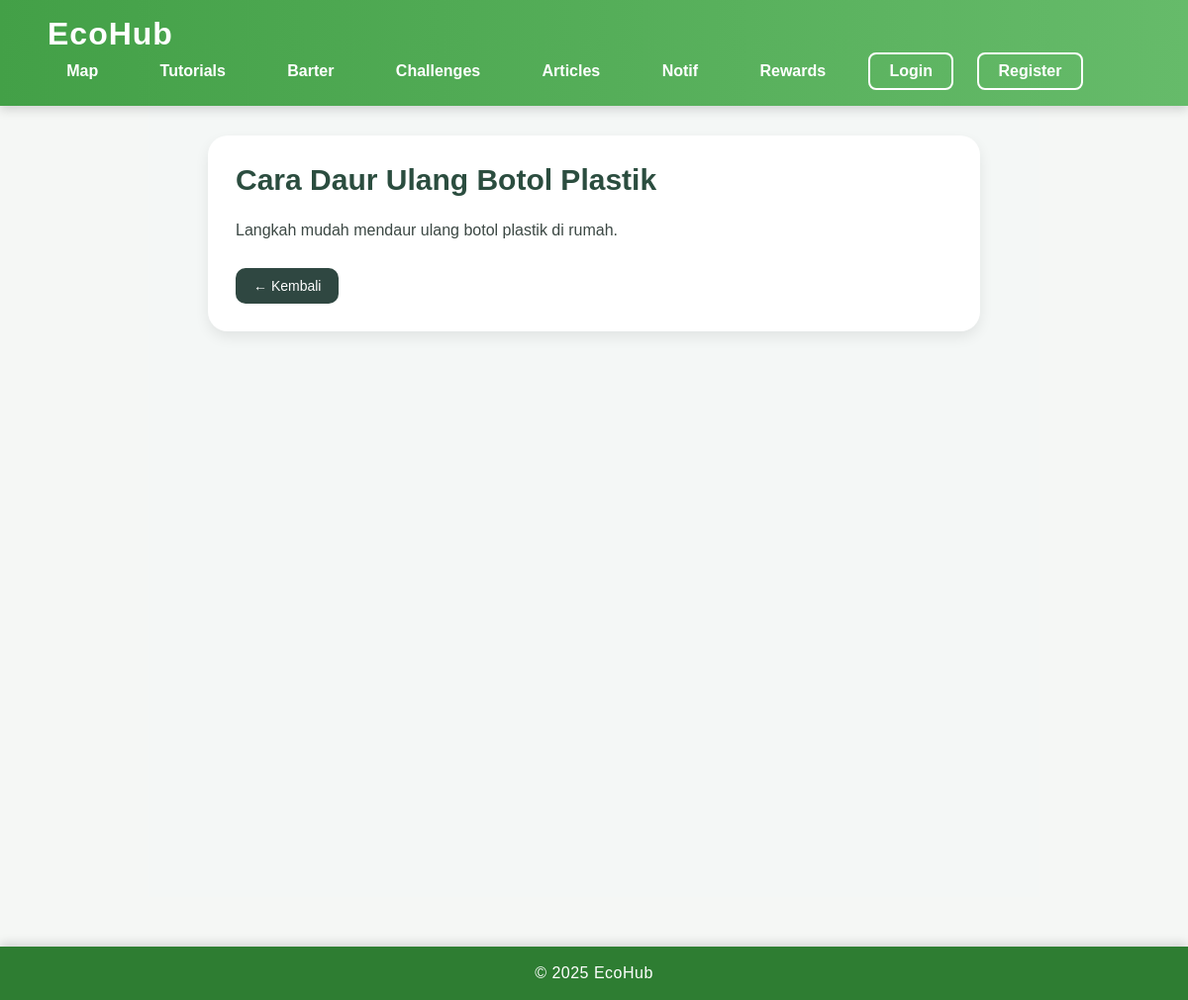
The page /tutorial_view.php?id=1 on the database its author committed.
### tables this page shows
CREATE TABLE tutorials (
    id INT AUTO_INCREMENT PRIMARY KEY,
    title VARCHAR(255) NOT NULL,
    description TEXT,
    image VARCHAR(255),
    video_url VARCHAR(255),
    created_at TIMESTAMP DEFAULT CURRENT_TIMESTAMP
);

### tutorial_view.php (the view, shortened to what this page needs)
<?php
require_once 'config.php';
$id = $_GET['id'] ?? 0;
$stmt = $pdo->prepare('SELECT * FROM tutorials WHERE id=? LIMIT 1');
$stmt->execute([$id]);
$tut = $stmt->fetch();
?>
<!doctype html>
<html lang="id">
<head>
<link rel="stylesheet" href="assets/css/styling.css">
<link rel="stylesheet" href="assets/css/tutorial.css">
</head>
<body>
<?php include 'navbar.php'; ?>
<div class="tutorial-view-container">
    <div class="tutorial-view-card">
        <h1 class="tutorial-view-title"><?= htmlspecialchars($tut['title']) ?></h1>
        <div class="tutorial-view-content">
            <?= nl2br(htmlspecialchars($tut['description'])) ?>
        </div>
        <a href="tutorials.php" class="btn-back">← Kembali</a>
    </div>
</div>
<footer>
<p>© 2025 EcoHub</p>
</footer>
</body>
</html>

### assets/css/styling.css (style rules this page uses)
* { margin: 0; padding: 0; box-sizing: border-box; font-family: "Poppins", sans-serif; }
body { background: #f5f7f5; color: #333; }
a { text-decoration: none; transition: 0.3s ease; }
footer { background: #2E7D32; color: #FFF; text-align: center; padding: 18px 0; margin-top: 50px; font-weight: 500; letter-spacing: 0.5px; box-shadow: 0 -3px 10px rgba(0,0,0,0.15); }

### assets/css/tutorial.css (style rules this page uses)
.tutorial-view-container { padding: 30px 5%; max-width: 900px; margin: auto; background: #f4f7f6; min-height: 100vh; }
.tutorial-view-card { background: #ffffff; padding: 28px; border-radius: 20px; box-shadow: 0 6px 14px rgba(0,0,0,0.08); }
.tutorial-view-title { font-size: 30px; font-weight: 700; color: #2b4d3f; margin-bottom: 20px; }
.tutorial-view-content { font-size: 16px; color: #3c4844; line-height: 1.7; }
.btn-back { display: inline-block; margin-top: 25px; background: #2f4741; color: #ffffff; padding: 10px 18px; border-radius: 10px; text-decoration: none; font-size: 14px; transition: 0.25s ease; }

### rows shown on the page
tutorials: title "Cara Daur Ulang Botol Plastik", description "Langkah mudah mendaur ulang botol plastik di rumah."
